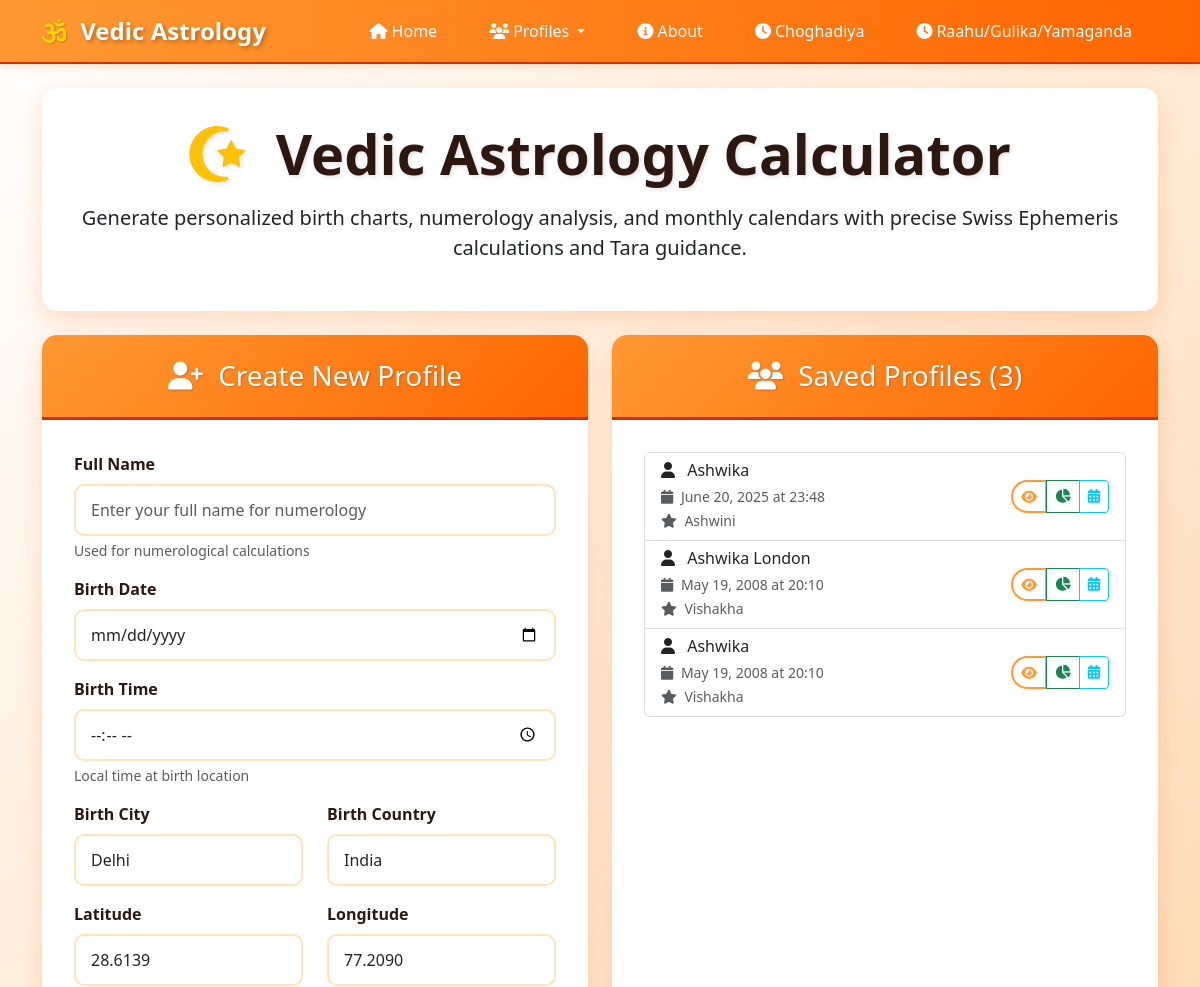
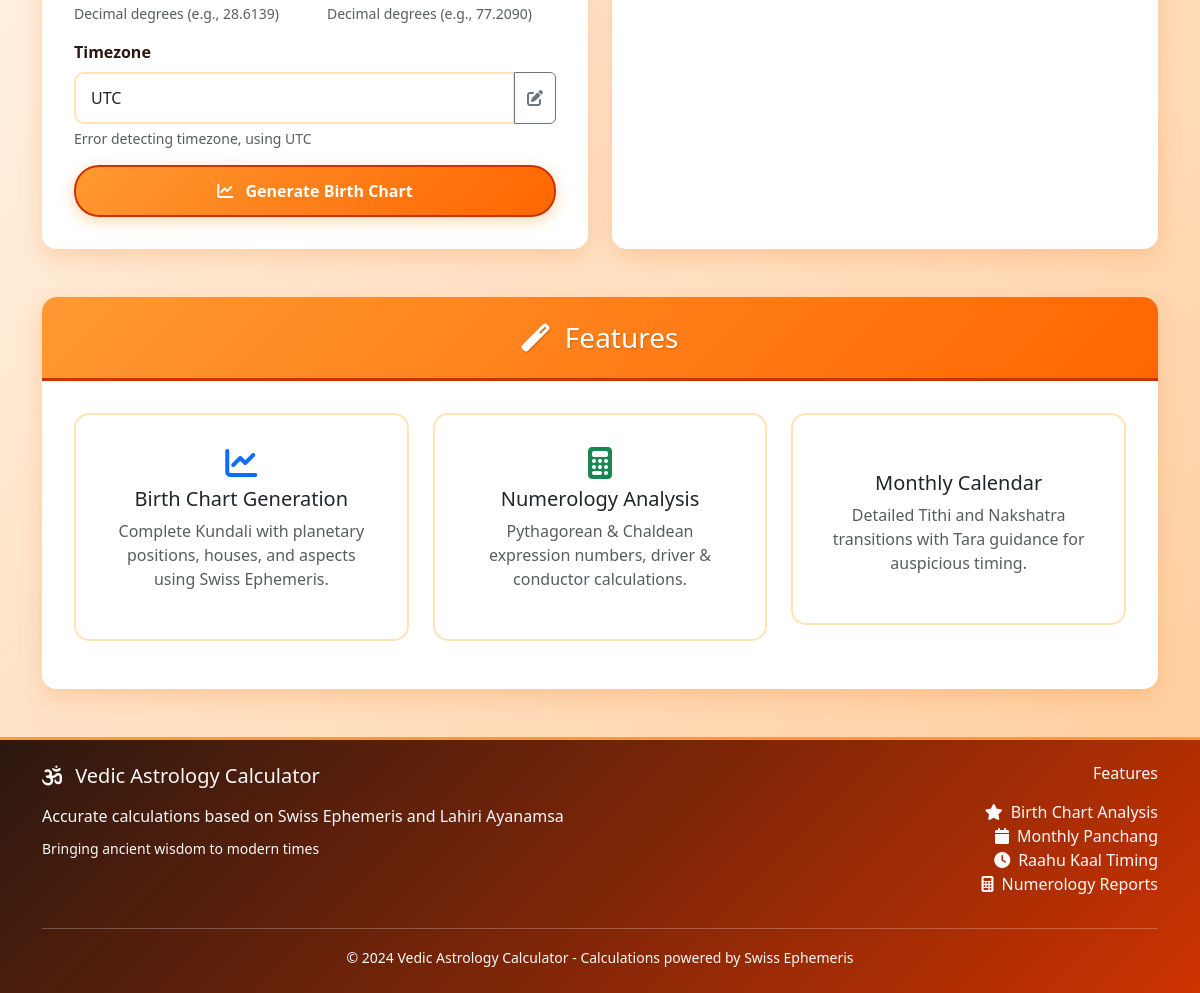
The page / on the database its author committed (2 pictures, top to bottom).
### app.py (models this page shows, shortened)
class User(db.Model):
    id = db.Column(db.Integer, primary_key=True)
    full_name = db.Column(db.String(200), nullable=False)
    birth_date = db.Column(db.DateTime, nullable=False)
    birth_time = db.Column(db.String(20), nullable=False)  # Store as HH:MM:SS
    created_at = db.Column(db.DateTime, default=datetime.datetime.utcnow)
    birth_city = db.Column(db.String(100), default="Delhi")
    birth_country = db.Column(db.String(100), default="India")
    birth_latitude = db.Column(db.Float, default=28.6139)
    birth_longitude = db.Column(db.Float, default=77.2090)
    birth_timezone = db.Column(db.String(50), default="Asia/Kolkata")
    pythagorean_expression = db.Column(db.Integer)
    chaldean_expression = db.Column(db.Integer)
    driver_number = db.Column(db.Integer)
    conductor_number = db.Column(db.Integer)
    sun_longitude = db.Column(db.Float)
    moon_longitude = db.Column(db.Float)
    ascendant = db.Column(db.Float)
    birth_nakshatra = db.Column(db.String(50))
    birth_tithi = db.Column(db.String(50))
    remarks = db.Column(db.Text)

### app.py (the view)
@app.route('/')
def index():
    users = User.query.order_by(User.created_at.desc()).all()
    return render_template('index.html', users=users)

### templates/index.html (shortened to what this page needs)
{% extends "base.html" %}
{% block content %}
<div class="row">
    <div class="col-12 mb-4">
        <div class="card">
            <div class="card-body text-center">
                <h1 class="display-4 mb-3">
                    <i class="fas fa-star-and-crescent text-warning me-3"></i>
                    Vedic Astrology Calculator
                </h1>
                <p class="lead">
                    Generate personalized birth charts, numerology analysis, and monthly calendars
                    with precise Swiss Ephemeris calculations and Tara guidance.
                </p>
            </div>
        </div>
    </div>
</div>
<div class="row">
    <div class="col-lg-6 mb-4">
        <div class="card h-100">
            <div class="card-header">
                <h3 class="card-title mb-0">
                    <i class="fas fa-user-plus me-2"></i>
                    Create New Profile
                </h3>
            </div>
            <div class="card-body">
                <form method="POST" action="{{ url_for('create_user') }}" id="createUserForm">
                    <div class="mb-3">
                        <label for="full_name" class="form-label">Full Name</label>
                        <input type="text"
                               class="form-control"
                               id="full_name"
                               name="full_name"
                               required
                               placeholder="Enter your full name for numerology">
                        <div class="form-text">Used for numerological calculations</div>
                    </div>
                    <div class="mb-3">
                        <label for="birth_date" class="form-label">Birth Date</label>
                        <input type="date"
                               class="form-control"
                               id="birth_date"
                               name="birth_date"
                               required>
                    </div>
                    <div class="mb-3">
                        <label for="birth_time" class="form-label">Birth Time</label>
                        <input type="time"
                               class="form-control"
                               id="birth_time"
                               name="birth_time"
                               required>
                        <div class="form-text">Local time at birth location</div>
                    </div>
                    <div class="row mb-3">
                        <div class="col-md-6">
                            <label for="birth_city" class="form-label">Birth City</label>
                            <input type="text"
                                   class="form-control"
                                   id="birth_city"
                                   name="birth_city"
                                   value="Delhi"
                                   required>
                        </div>
                        <div class="col-md-6">
                            <label for="birth_country" class="form-label">Birth Country</label>
                            <input type="text"
                                   class="form-control"
                                   id="birth_country"
                                   name="birth_country"
                                   value="India"
                                   required>
                        </div>
                    </div>
                    <div class="row mb-3">
                        <div class="col-md-6">
                            <label for="birth_latitude" class="form-label">Latitude</label>
                            <input type="number"
                                   step="0.0001"
                                   class="form-control"
                                   id="birth_latitude"
                                   name="birth_latitude"
                                   value="28.6139"
                                   required>
                            <div class="form-text">Decimal degrees (e.g., 28.6139)</div>
                        </div>
                        <div class="col-md-6">
                            <label for="birth_longitude" class="form-label">Longitude</label>
                            <input type="number"
                                   step="0.0001"
                                   class="form-control"
                                   id="birth_longitude"
                                   name="birth_longitude"
                                   value="77.2090"
                                   required>
                            <div class="form-text">Decimal degrees (e.g., 77.2090)</div>
                        </div>
                    </div>
                    <div class="mb-3">
                        <label for="birth_timezone" class="form-label">
                            Timezone
                        </label>
                        <div class="input-group">
                            <input type="text"
                                   class="form-control"
                                   id="birth_timezone"
                                   name="birth_timezone"
                                   value="Asia/Kolkata"
                                   readonly
                                   required>
                            <button class="btn btn-outline-secondary"
                                    type="button"
                                    id="manual-timezone-btn"
                                    title="Enable manual timezone selection">
                                <i class="fas fa-edit"></i>
                            </button>
                        </div>
                        <div class="form-text">
                            <span id="timezone-help">Automatically calculated from coordinates</span>
                        </div>
                    </div>
                    <button type="submit" class="btn btn-primary w-100">
                        <i class="fas fa-chart-line me-2"></i>
                        Generate Birth Chart
                    </button>
                </form>
            </div>
        </div>
    </div>
    <div class="col-lg-6 mb-4">
        <div class="card h-100">
            <div class="card-header">
                <h3 class="card-title mb-0">
                    <i class="fas fa-users me-2"></i>
                    Saved Profiles ({{ users|length }})
                </h3>
            </div>
            <div class="card-body">
                {% if users %}
                    <div class="list-group">
                        {% for user in users %}
                        <div class="list-group-item d-flex justify-content-between align-items-center">
                            <div>
                                <h6 class="mb-1">
                                    <i class="fas fa-user me-2"></i>
                                    {{ user.full_name }}
                                </h6>
                                <small class="text-muted">
                                    <i class="fas fa-calendar me-1"></i>
                                    {{ user.birth_date.strftime('%B %d, %Y') }} at {{ user.birth_time[:5] }}
                                </small>
                                <br>
                                <small class="text-muted">
                                    <i class="fas fa-star me-1"></i>
                                    {{ user.birth_nakshatra }}
                                </small>
                            </div>
                            <div class="btn-group" role="group">
                                <a href="{{ url_for('user_profile', user_id=user.id) }}"
                                   class="btn btn-sm btn-outline-primary">
                                    <i class="fas fa-eye"></i>
                                </a>
                                <a href="{{ url_for('birth_chart', user_id=user.id) }}"
                                   class="btn btn-sm btn-outline-success">
                                    <i class="fas fa-chart-pie"></i>
                                </a>
                                <a href="{{ url_for('calendar_view', user_id=user.id) }}"
                                   class="btn btn-sm btn-outline-info">
                                    <i class="fas fa-calendar-alt"></i>
                                </a>
                            </div>
                        </div>
                        {% endfor %}
                    </div>
                {% else %}
                    <div class="text-center text-muted py-4">
                        <i class="fas fa-user-slash fa-3x mb-3"></i>
                        <p>No saved profiles yet. Create your first profile to get started!</p>
                    </div>
                {% endif %}
            </div>
        </div>
    </div>
</div>
<div class="row mt-4">
    <div class="col-12">
        <div class="card">
            <div class="card-header">
                <h3 class="card-title mb-0">
                    <i class="fas fa-magic me-2"></i>
                    Features
                </h3>
            </div>
            <div class="card-body">
                <div class="row">
                    <div class="col-md-4 mb-3">
                        <div class="feature-item">
                            <i class="fas fa-chart-line fa-2x text-primary mb-2"></i>
                            <h5>Birth Chart Generation</h5>
                            <p class="text-muted">Complete Kundali with planetary positions, houses, and aspects using Swiss Ephemeris.</p>
                        </div>
                    </div>
                    <div class="col-md-4 mb-3">
                        <div class="feature-item">
                            <i class="fas fa-calculator fa-2x text-success mb-2"></i>
                            <h5>Numerology Analysis</h5>
                            <p class="text-muted">Pythagorean & Chaldean expression numbers, driver & conductor calculations.</p>
                        </div>
                    </div>
                    <div class="col-md-4 mb-3">
                        <div class="feature-item">
                            <h5>Monthly Calendar</h5>
                            <p class="text-muted">Detailed Tithi and Nakshatra transitions with Tara guidance for auspicious timing.</p>
                        </div>
                    </div>
                </div>
            </div>
        </div>
    </div>
</div>
{% endblock %}

### templates/base.html (shortened to what this page needs)
<!DOCTYPE html>
<html lang="en" data-bs-theme="light">
<head>
    <link href="https://cdn.jsdelivr.net/npm/bootstrap@5.3.0/dist/css/bootstrap.min.css" rel="stylesheet">
    <link rel="stylesheet" href="https://cdnjs.cloudflare.com/ajax/libs/font-awesome/6.4.0/css/all.min.css">
    <link rel="stylesheet" href="{{ url_for('static', filename='css/style.css') }}">
</head>
<body>
    <nav class="navbar navbar-expand-lg navbar-dark">
        <div class="container">
            <a class="navbar-brand" href="{{ url_for('index') }}">
                <i class="fas fa-om me-2 sacred-icon"></i>
                Vedic Astrology
            </a>
            <div class="collapse navbar-collapse" id="navbarNav">
                <ul class="navbar-nav ms-auto">
                    <li class="nav-item">
                        <a class="nav-link" href="{{ url_for('index') }}">
                            <i class="fas fa-home me-1"></i>Home
                        </a>
                    </li>
                    {% if users and users|length > 0 %}
                    <li class="nav-item dropdown">
                        <a class="nav-link dropdown-toggle" href="#" role="button" data-bs-toggle="dropdown">
                            <i class="fas fa-users me-1"></i>Profiles
                        </a>
                    </li>
                    {% endif %}
                    <li class="nav-item">
                        <a class="nav-link" href="#footer">
                            <i class="fas fa-info-circle me-1"></i>About
                        </a>
                    </li>
                    <li class="nav-item">
                        <a class="nav-link" href="{{ url_for('choghadiya_page') }}">
                            <i class="fas fa-clock me-1"></i>Choghadiya
                        </a>
                    </li>
                    <li class="nav-item">
                        <a class="nav-link" href="{{ url_for('timings') }}">
                            <i class="fas fa-clock me-1"></i>Raahu/Gulika/Yamaganda
                        </a>
                    </li>
                </ul>
            </div>
        </div>
    </nav>
    <div class="container my-4">
        {% block content %}{% endblock %}
    </div>
    <footer id="footer" class="text-light mt-5 py-4">
        <div class="container">
            <div class="row">
                <div class="col-md-6 text-center text-md-start">
                    <h5 class="mb-3">
                        <i class="fas fa-om me-2"></i>
                        Vedic Astrology Calculator
                    </h5>
                    <p class="mb-2">
                        Accurate calculations based on Swiss Ephemeris and Lahiri Ayanamsa
                    </p>
                    <p class="mb-0">
                        <small class="text-light">
                            Bringing ancient wisdom to modern times
                        </small>
                    </p>
                </div>
                <div class="col-md-6 text-center text-md-end">
                    <h6 class="mb-3">Features</h6>
                    <ul class="list-unstyled">
                        <li><i class="fas fa-star me-2"></i>Birth Chart Analysis</li>
                        <li><i class="fas fa-calendar me-2"></i>Monthly Panchang</li>
                        <li><i class="fas fa-clock me-2"></i>Raahu Kaal Timing</li>
                        <li><i class="fas fa-calculator me-2"></i>Numerology Reports</li>
                    </ul>
                </div>
            </div>
            <hr class="my-3 border-light">
            <div class="text-center">
                <small>
                    © 2024 Vedic Astrology Calculator - Calculations powered by Swiss Ephemeris
                </small>
            </div>
        </div>
    </footer>
</body>
</html>

### rows shown on the page
User: full_name "Ashwika", birth_date "June 20, 2025", birth_time "23:48", birth_nakshatra "Ashwini"
User: full_name "Ashwika London", birth_date "May 19, 2008", birth_time "20:10", birth_nakshatra "Vishakha"
User: full_name "Ashwika", birth_date "May 19, 2008", birth_time "20:10", birth_nakshatra "Vishakha"

### other values the page prints
{{ users|length }} "3"
